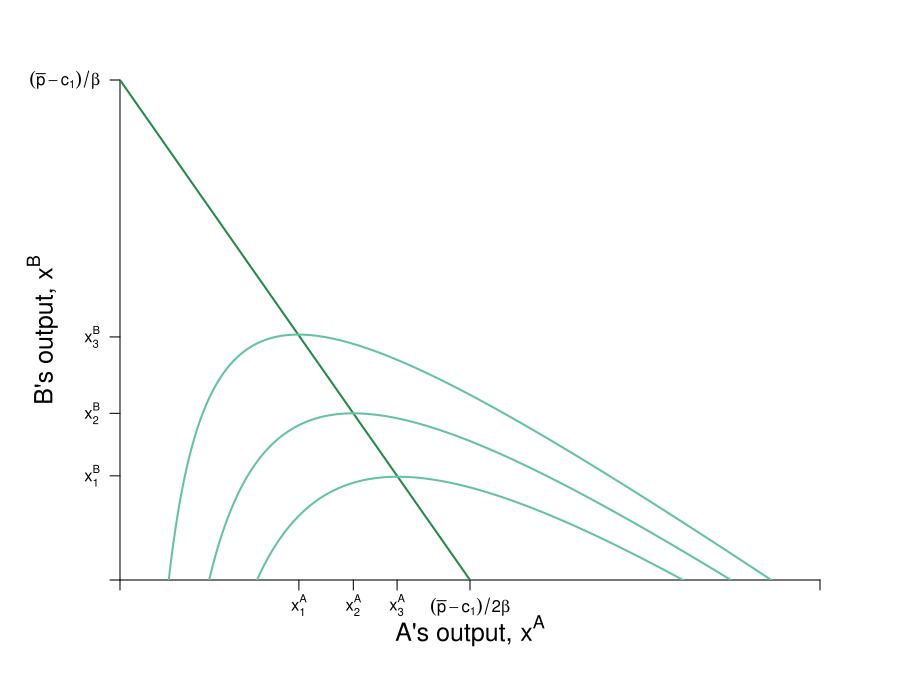

The script that saved this image:
require(shape)
pdf(file = "competitionmarkets/cournot_brf_isoA_nolabels_worksheet.pdf", width = 9, height = 7)

#Set parameters for graphics
axislabelsize <- 1.5
graphlinewidth <- 2
segmentlinewidth <- 1.5

COL <- c("#7fc97f", "#beaed4", "#fdc086", "#ffff99", "#386cb0", "#f0027f", "#bf5b17", "#666666")
COLA <- c("#99d8c9","#66c2a4","#41ae76", "#238b45", "#005824")
COLB <- c("#4eb3d3", "#2b8cbe", "#0868ac","#084081")

par(mar =  c(6, 6, 4, 4))

piA <- function(xa, xb, s = 0.5, pmax = 20, c1 = 2) {
  (pmax - s*xb)*xa - s*(xa)^2 - c1*xa
}

piB <- function(xa, xb, s = 0.5, pmax = 20, c1 = 2) {
  (pmax - s*xa)*xb - s*(xb)^2 - c1*xb
}

brfB <- function(xa, s = 0.5, pmax = 20, c1 = 2) {
  (pmax - c1)/(2*s) - (1/2)*xa
}

brfA <- function(xa, s = 0.5, pmax = 20, c1 = 2) {
  (pmax - c1)/s - 2*xa
}




xlims <- c(0, 36)
ylims <- c(0, 36)

npts <- 501 
x <- seq(xlims[1], xlims[2], length.out = npts)
y <- seq(ylims[1], ylims[2], length.out = npts) 
a <- c(42, 72, 102)
b <- c(72, 81, 90)


#B's value when at A's bliss point
#0.35*log(5.88) + 0.35*log(8.88) + 0.5*log(10 - 5.88) + 0.5*log(15 - 8.88) 

#B's bliss point x = 4.11765; y = 6.17647
#A's value when at A's bliss point
#0.5*log(4.11765) + 0.5*log(6.17647) + 0.35*log(10 - 4.11765) + 0.35*log(15 - 6.17647) 


plot(0, 0, xlim = xlims, ylim = ylims, type = "n",
     xlab = expression(paste("")),
     ylab = expression(paste("")), 
     xaxt = "n", 
     yaxt = "n", 
     cex.lab = axislabelsize, 
     bty = "n",
     xaxs="i", 
     yaxs="i")

# ticksy <- seq(from = 0, to = ylims[2], by = 2)
# ylabels <- seq(from = 0, to = ylims[2], by = 2)
# ticksx <- seq(from = 0, to = xlims[2], by = 2)
# xlabels <- seq(from = 0, to = xlims[2], by = 2)
ticksy <- c(0, 7.5, 12, 17.5, ylims[2])
ylabels <- c(NA, expression(paste(x[1]^B)), expression(paste(x[2]^B)), expression(paste(x[3]^B)), expression(paste((bar(p) - c[1])/beta)))
ticksx <- c(0, 9.2, 12, 14.25, 18, xlims[2])
xlabels <- c(NA, expression(paste(x[1]^A)), expression(paste(x[2]^A)), expression(paste(x[3]^A)), expression(paste((bar(p) - c[1])/2*beta)), NA)


axis(1, at = ticksx, pos = 0, labels = xlabels)
axis(2, at = ticksy, pos = 0, labels = ylabels, las = 1)

npts <- 500 
xx1 <- seq(xlims[1], xlims[2], length.out = npts)

lines(xx1, brfA(xx1, s = 0.5, pmax = 20, c1 = 2), col = COLA[4], lwd = graphlinewidth)

contour(x, y, 
        outer(x, y, piA),
        drawlabels = FALSE,
        col = COLA[2],
        lwd = graphlinewidth,
        levels = a, 
        xaxs="i", 
        yaxs="i", 
        add = TRUE) 

mtext(expression(paste("A's output, ", x^A)), side=1, line = 2.5, cex = axislabelsize)
text(-4, 0.5*ylims[2], expression(paste("B's output, ", x^B)), xpd = TRUE, cex = axislabelsize, srt = 90) 




#Add arrows:
#arrows(-0.8, 10, -0.8, 14, xpd = TRUE, length=0.1,angle=40,lwd=3)
#arrows(6.2, -1.7, 9, -1.7, xpd = TRUE, length=0.1,angle=40,lwd=3)


# contour(x, y,
#         outer(x, y, piB),
#         #labels = c("v1", "v2", "v3"),
#         drawlabels = FALSE,
#         col = COLB[2],
#         #xlab = expression(paste("")),
#         #ylab = expression(paste("")),
#         lwd = graphlinewidth,
#         levels = b,
#         add = TRUE
#         #xaxs="i",
#         #yaxs="i"
# )


#segments(4.11765, 6.17647, 5.88, 8.88, lty = 1, col = COL[2] , lwd = graphlinewidth)
# text(7.3, 3, expression("Pareto Efficient"))
# text(7.3, 2.4, expression("Curve"))
# Arrows(7.3, 3.5, 7.3, 6.1, col = "black", lty = 1, lwd = 2, arr.type = "triangle", arr.lwd = 0.5)


# segments(0, 12, 14, 12, lty = 2, col = "gray" , lwd = segmentlinewidth)
# segments(12, 0, 12, 12, lty = 2, col = "gray" , lwd = segmentlinewidth)
# points(12, 12, pch = 16, col = "black", cex = 1.5)
# segments(0, 7.5, 16.25, 7.5, lty = 2, col = "gray" , lwd = segmentlinewidth)
# segments(14.25, 0, 14.25, 7.5, lty = 2, col = "gray" , lwd = segmentlinewidth)
# points(14.25, 7.5, pch = 16, col = "black", cex = 1.5)
# segments(0, 17.7, 11.2, 17.7, lty = 2, col = "gray" , lwd = segmentlinewidth)
# segments(9.2, 0, 9.2, 17.7, lty = 2, col = "gray" , lwd = segmentlinewidth)
# points(9.2, 17.7, pch = 16, col = "black", cex = 1.5)

# text(14.25, 22, expression(paste("Iso-profit horizontal")))
# text(14.25, 20.8, expression(paste("at intersection with")))
# text(14.25, 19.6, expression(paste("best response function")))
# Arrows(14.25, 19, 14.25, 9, col = "black", lty = 1, lwd = 2, arr.type = "triangle", arr.lwd = 0.5)



#Label the iso-welfare functions for the HG, Aisha
# text(3.2, 1.5, expression(pi[1]^A))
# text(5.5, 1.5, expression(pi[2]^A))
# text(8.2, 1.5, expression(pi[3]^A))
# text(31, 1.5, expression(pi[1]^A))
# text(28, 1.5, expression(pi[2]^A))
# text(25, 1.5, expression(pi[3]^A))
# text(30, 8, expression("A's iso-profit curves"))
# text(30, 6.7, expression(paste(pi[3]^A > pi[2]^A, phantom() > pi[1]^A)))
#text(6.6, 8.3, expression(u[4]^A))

#Label the indifference curves for the HG, Betty
# text(8.9, 19, expression(pi[1]^B))
# text(7.9, 19, expression(pi[2]^B))
# text(7, 19, expression(pi[3]^B))
#text(3.4, 6.9, expression(v[4]^B))

# #Label Nash Equilibrium 
# segments(0, 12, 12, 12, lty = 2, col = "gray" , lwd = segmentlinewidth)
# segments(12, 0, 12, 12, lty = 2, col = "gray" , lwd = segmentlinewidth)
# points(12, 12, pch = 16, col = "black", cex = 1.5)
# text(14, 12.4, expression(paste("Nash Equilibrium")))
# text(11.5, 11.5, expression(paste("n")))


# #Annotate Pareto Efficient Curve and relevant points
# segments(8, 6, 6, 8, lty = 1, col = COL[2] , lwd = graphlinewidth)
# points(6, 8, pch = 16, col = "black", cex = 1.5)
# text(6, 8.5, expression(paste("g")))
# 
# points(8, 6, pch = 16, col = "black", cex = 1.5)
# text(7, 7.5, expression(paste("i")))
# 
# points(7, 7, pch = 16, col = "black", cex = 1.5)
# text(8, 6.5, expression(paste("f")))

#points(5.84, 8.77, pch = 16, col = "black", cex = 1.5)

#A's brf
# text(7, 30, expression(paste("A's best response")))
# text(7, 29, expression(paste("function")))
# Arrows(7, 28.2, 7, 23.5, col = "black", lty = 1, lwd = 2, arr.type = "triangle", arr.lwd = 0.5)


dev.off()
